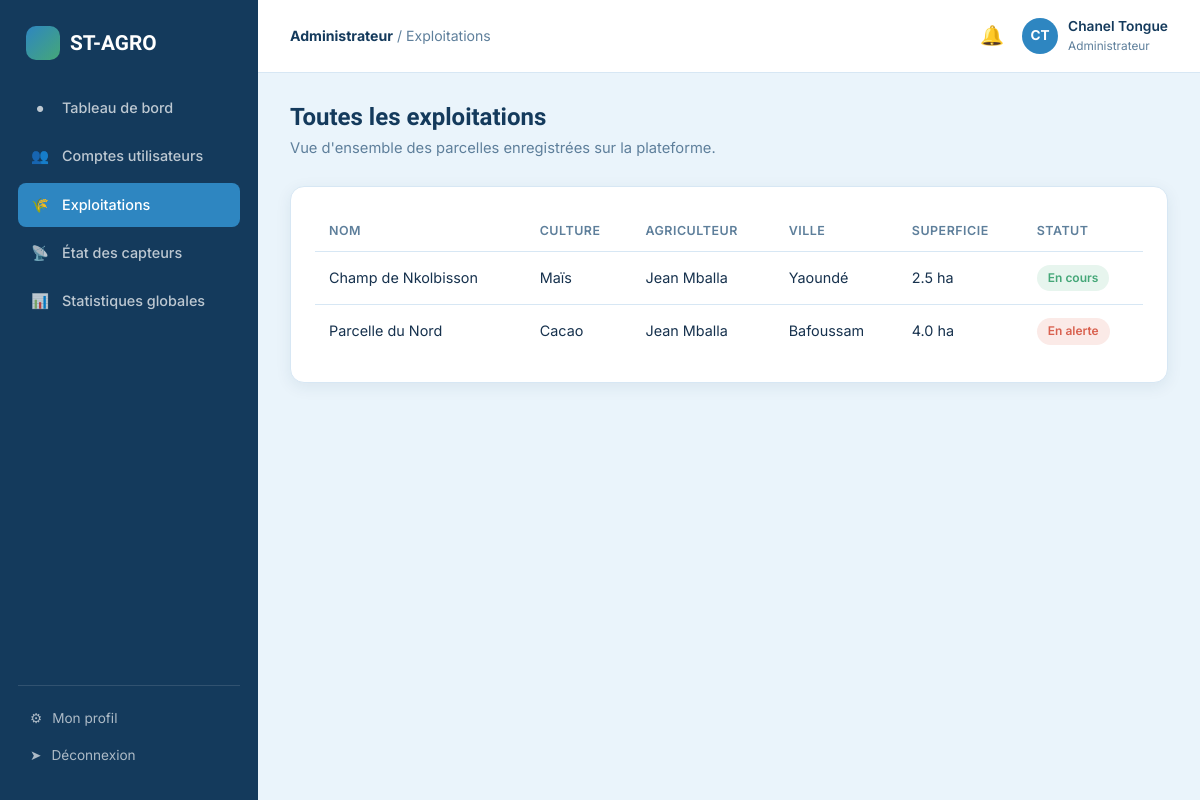
Screenshot of /admin/exploitations.php (signed in) with the database file from the repository.
### tables this page shows
CREATE TABLE utilisateurs (
    id INT AUTO_INCREMENT PRIMARY KEY,
    nom VARCHAR(80) NOT NULL,
    prenom VARCHAR(80) NOT NULL,
    email VARCHAR(150) NOT NULL UNIQUE,
    telephone VARCHAR(30) DEFAULT NULL,
    mot_de_passe VARCHAR(255) NOT NULL,
    role ENUM('administrateur','agriculteur','agronome') NOT NULL DEFAULT 'agriculteur',
    photo_profil VARCHAR(255) DEFAULT NULL,
    ville VARCHAR(120) DEFAULT NULL,
    statut ENUM('actif','suspendu') NOT NULL DEFAULT 'actif',
    date_creation DATETIME DEFAULT CURRENT_TIMESTAMP
);

CREATE TABLE exploitations (
    id INT AUTO_INCREMENT PRIMARY KEY,
    agriculteur_id INT NOT NULL,
    nom VARCHAR(150) NOT NULL,
    culture VARCHAR(120) NOT NULL,
    superficie DECIMAL(10,2) DEFAULT NULL COMMENT 'en hectares',
    ville VARCHAR(120) DEFAULT NULL,
    latitude DECIMAL(10,6) DEFAULT NULL,
    longitude DECIMAL(10,6) DEFAULT NULL,
    date_plantation DATE DEFAULT NULL,
    statut ENUM('en_cours','recoltee','en_alerte') NOT NULL DEFAULT 'en_cours',
    date_creation DATETIME DEFAULT CURRENT_TIMESTAMP,
    FOREIGN KEY (agriculteur_id) REFERENCES utilisateurs(id) ON DELETE CASCADE
);

### includes/auth.php (called while the page is built, shortened)
<?php
require_once __DIR__ . '/../config/database.php';
function estConnecte(): bool
{
    return isset($_SESSION['user_id']);
}
function utilisateurCourant(): ?array
{
    static $user = null;
    if ($user === null) {
        $stmt = getPDO()->prepare('SELECT id, nom, prenom, email, telephone, role, photo_profil, ville, statut FROM utilisateurs WHERE id = ?');
        $stmt->execute([$_SESSION['user_id']]);
        $user = $stmt->fetch();
    }
    return $user;
}

### config/database.php (called while the page is built, shortened)
<?php
function getPDO(): PDO
{
    static $pdo = null;
    if ($pdo === null) {
        $dsn = 'mysql:host=' . DB_HOST . ';dbname=' . DB_NAME . ';charset=' . DB_CHARSET;
        $options = [
            PDO::ATTR_ERRMODE            => PDO::ERRMODE_EXCEPTION,
            PDO::ATTR_DEFAULT_FETCH_MODE => PDO::FETCH_ASSOC,
            PDO::ATTR_EMULATE_PREPARES   => false,
        ];
        try {
            $pdo = new PDO($dsn, DB_USER, DB_PASS, $options);
        } catch (PDOException $e) {
            die('Erreur de connexion à la base de données : ' . $e->getMessage());
        }
    }
    return $pdo;
}

### includes/functions.php (called while the page is built, shortened)
<?php
function nettoyer(string $valeur): string
{
    return htmlspecialchars(trim($valeur), ENT_QUOTES, 'UTF-8');
}

### admin/exploitations.php (the view, shortened to what this page needs)
<?php
require_once __DIR__ . '/../includes/auth.php';
require_once __DIR__ . '/../includes/functions.php';
$pdo = getPDO();
$stmt = $pdo->query("SELECT e.*, u.nom AS agriculteur_nom, u.prenom AS agriculteur_prenom FROM exploitations e
    JOIN utilisateurs u ON u.id = e.agriculteur_id ORDER BY e.date_creation DESC");
$exploitations = $stmt->fetchAll();
$filAriane = 'Exploitations';
$pageActive = 'exploitations';
require __DIR__ . '/../includes/layout_debut.php';
?>
<h1>Toutes les exploitations</h1>
<p class="sous-titre-page">Vue d'ensemble des parcelles enregistrées sur la plateforme.</p>
<?php if (!$exploitations): ?>
    <div class="carte"><div class="etat-vide"><div class="icone">&#127806;</div><h4>Aucune exploitation enregistrée</h4></div></div>
<?php else: ?>
    <div class="carte">
        <div class="table-wrap">
            <table class="table-app">
                <thead><tr><th>Nom</th><th>Culture</th><th>Agriculteur</th><th>Ville</th><th>Superficie</th><th>Statut</th></tr></thead>
                <tbody>
                <?php foreach ($exploitations as $e): ?>
                    <tr>
                        <td><?= nettoyer($e['nom']) ?></td>
                        <td><?= nettoyer($e['culture']) ?></td>
                        <td><?= nettoyer($e['agriculteur_prenom'] . ' ' . $e['agriculteur_nom']) ?></td>
                        <td><?= nettoyer((string)$e['ville']) ?: '—' ?></td>
                        <td><?= $e['superficie'] ? number_format((float)$e['superficie'],1).' ha' : '—' ?></td>
                        <td>
                            <?php if ($e['statut'] === 'en_alerte'): ?><span class="badge badge-rouge">En alerte</span>
                            <?php elseif ($e['statut'] === 'recoltee'): ?><span class="badge badge-gris">Récoltée</span>
                            <?php else: ?><span class="badge badge-vert">En cours</span><?php endif; ?>
                        </td>
                    </tr>
                <?php endforeach; ?>
                </tbody>
            </table>
        </div>
    </div>
<?php endif; ?>
<?php require __DIR__ . '/../includes/layout_fin.php'; ?>

### includes/layout_debut.php (shortened to what this page needs)
<?php
$user = utilisateurCourant();
$role = $user['role'];
$initiales = mb_strtoupper(mb_substr($user['prenom'], 0, 1) . mb_substr($user['nom'], 0, 1));
$libRole = ['agriculteur' => 'Agriculteur', 'agronome' => 'Agronome', 'administrateur' => 'Administrateur'];
?>
<!DOCTYPE html>
<html lang="fr">
<head>
<link rel="stylesheet" href="/st-agro/includes/style.css">
</head>
<body>
<div class="app-shell">
    <aside class="barre-laterale">
        <div class="logo"><span class="pastille"></span> ST-AGRO</div>
        <ul class="nav-app">
            <?php foreach ($liensParRole[$role] as $lien): ?>
            <li><a href="<?= $lien['href'] ?>" class="<?= $pageActive === $lien['cle'] ? 'actif' : '' ?>">
                <span class="icone"><?= $lien['icone'] ?></span> <?= $lien['texte'] ?>
            </a></li>
            <?php endforeach; ?>
        </ul>
        <div class="barre-laterale-bas">
            <a href="/st-agro/profil.php"><span class="icone">&#9881;</span> Mon profil</a>
            <a href="/st-agro/deconnexion.php"><span class="icone">&#10148;</span> Déconnexion</a>
        </div>
    </aside>
    <div class="zone-app">
        <header class="barre-superieure">
            <div style="display:flex; align-items:center; gap:14px;">
                <div class="fil-ariane"><strong><?= $libRole[$role] ?></strong> / <?= nettoyer($filAriane) ?></div>
            </div>
            <div class="barre-superieure-actions">
                <a href="/st-agro/<?= $role === 'administrateur' ? 'admin' : $role ?>/notifications.php" class="cloche-notif" aria-label="Notifications">
                    &#128276;
                </a>
                <a href="/st-agro/profil.php" class="mini-profil">
                    <div class="avatar"><?= $initiales ?></div>
                    <div>
                        <div class="nom"><?= nettoyer($user['prenom'] . ' ' . $user['nom']) ?></div>
                        <div class="role"><?= $libRole[$role] ?></div>
                    </div>
                </a>
            </div>
        </header>
        <main class="contenu-app">

### includes/style.css (style rules this page uses)
:root { --ciel-fond: #EAF4FB; --ciel-fond-alt: #F6FAFD; --carte: #FFFFFF; --bleu-primaire: #2E86C1; --bleu-primaire-hover: #256FA1; --bleu-fonce: #143A5C; --bleu-clair: #AED6F1; --bleu-liseret: #D9EAF7; --vert-culture: #45A778; --ambre-alerte: #E9A23B; --rouge-critique: #D9614F; --texte: #17324E; --texte-attenue: #5E7F9B; --bordure: #D7E7F4; --police-titre: 'Sora', sans-serif; --police-texte: 'Inter', sans-serif; --police-data: 'JetBrains Mono', monospace; --rayon: 14px; --rayon-sm: 8px; --ombre: 0 4px 16px rgba(20, 58, 92, 0.08); --ombre-lg: 0 12px 32px rgba(20, 58, 92, 0.14); --transition: 180ms ease; }
* { box-sizing: border-box; margin: 0; padding: 0; }
html { scroll-behavior: smooth; }
body { font-family: var(--police-texte); background: var(--ciel-fond); color: var(--texte); line-height: 1.55; -webkit-font-smoothing: antialiased; }
h1, h2, h3, h4 { font-family: var(--police-titre); color: var(--bleu-fonce); line-height: 1.2; }
a { color: var(--bleu-primaire); text-decoration: none; }
.badge { display: inline-block; padding: 4px 11px; border-radius: 20px; font-size: 0.75rem; font-weight: 600; }
.badge-vert { background: #E7F5EE; color: var(--vert-culture); }
.badge-rouge { background: #FBEAE7; color: var(--rouge-critique); }
.carte { background: var(--carte); border: 1px solid var(--bordure); border-radius: var(--rayon); padding: 24px; box-shadow: var(--ombre); }
.logo { display: flex; align-items: center; gap: 10px; font-family: var(--police-titre); font-weight: 800; font-size: 1.3rem; color: var(--bleu-fonce); }
.logo .pastille { width: 34px; height: 34px; border-radius: 10px; background: linear-gradient(135deg, var(--bleu-primaire), var(--vert-culture)); }
.app-shell { display: grid; grid-template-columns: 258px 1fr; min-height: 100vh; }
.barre-laterale { background: var(--bleu-fonce); color: #fff; padding: 26px 18px; display: flex; flex-direction: column; position: sticky; top: 0; height: 100vh; }
.barre-laterale .logo { color: #fff; padding: 0 8px 26px; }
.nav-app { list-style: none; display: flex; flex-direction: column; gap: 4px; flex: 1; overflow-y: auto; }
.nav-app a { display: flex; align-items: center; gap: 12px; color: rgba(255,255,255,0.72); padding: 11px 12px; border-radius: var(--rayon-sm); font-size: 0.9rem; font-weight: 500; transition: var(--transition); }
.nav-app a.actif { background: var(--bleu-primaire); color: #fff; }
.nav-app .icone { width: 20px; text-align: center; }
.barre-laterale-bas { border-top: 1px solid rgba(255,255,255,0.12); padding-top: 14px; margin-top: 10px; }
.barre-laterale-bas a { color: rgba(255,255,255,0.65); font-size: 0.85rem; display: flex; align-items: center; gap: 10px; padding: 8px 12px; }
.zone-app { display: flex; flex-direction: column; min-height: 100vh; background: var(--ciel-fond); }
.barre-superieure { background: var(--carte); border-bottom: 1px solid var(--bordure); padding: 16px 32px; display: flex; align-items: center; justify-content: space-between; position: sticky; top: 0; z-index: 30; }
.fil-ariane { color: var(--texte-attenue); font-size: 0.88rem; }
.fil-ariane strong { color: var(--bleu-fonce); }
.barre-superieure-actions { display: flex; align-items: center; gap: 18px; }
.cloche-notif { position: relative; font-size: 1.2rem; color: var(--bleu-fonce); }
.mini-profil { display: flex; align-items: center; gap: 10px; }
.avatar { width: 36px; height: 36px; border-radius: 50%; background: var(--bleu-primaire); color: #fff; display: flex; align-items: center; justify-content: center; font-weight: 700; font-size: 0.85rem; }
.mini-profil .nom { font-size: 0.86rem; font-weight: 600; color: var(--bleu-fonce); }
.mini-profil .role { font-size: 0.74rem; color: var(--texte-attenue); }
.contenu-app { padding: 30px 32px; flex: 1; }
.contenu-app h1 { font-size: 1.5rem; margin-bottom: 6px; }
.sous-titre-page { color: var(--texte-attenue); margin-bottom: 26px; font-size: 0.92rem; }
.table-wrap { overflow-x: auto; }
table.table-app { width: 100%; border-collapse: collapse; font-size: 0.9rem; }
table.table-app th { text-align: left; color: var(--texte-attenue); font-weight: 600; font-size: 0.78rem; text-transform: uppercase; letter-spacing: 0.04em; padding: 10px 14px; border-bottom: 1.5px solid var(--bordure); }
table.table-app td { padding: 13px 14px; border-bottom: 1px solid var(--bordure); vertical-align: middle; }
table.table-app tr:last-child td { border-bottom: none; }

### rows the page displays
utilisateurs: role "Administrateur", initiales "CT", nettoyer($user['prenom'] . ' ' . $user['nom']) "Chanel Tongue"
exploitations: nom "Champ de Nkolbisson", culture "Maïs", agriculteur.nom "Jean Mballa", ville "Yaoundé", superficie "2.5", statut "En cours"
exploitations: nom "Parcelle du Nord", culture "Cacao", agriculteur.nom "Jean Mballa", ville "Bafoussam", superficie "4.0", statut "En alerte"

### other values shown
$lien['icone'] "●"
$lien['texte'] "Tableau de bord"
$lien['icone'] "👥"
$lien['texte'] "Comptes utilisateurs"
$lien['icone'] "🌾"
$lien['texte'] "Exploitations"
$lien['icone'] "📡"
$lien['texte'] "État des capteurs"
$lien['icone'] "📊"
$lien['texte'] "Statistiques globales"
nettoyer($filAriane) "Exploitations"
